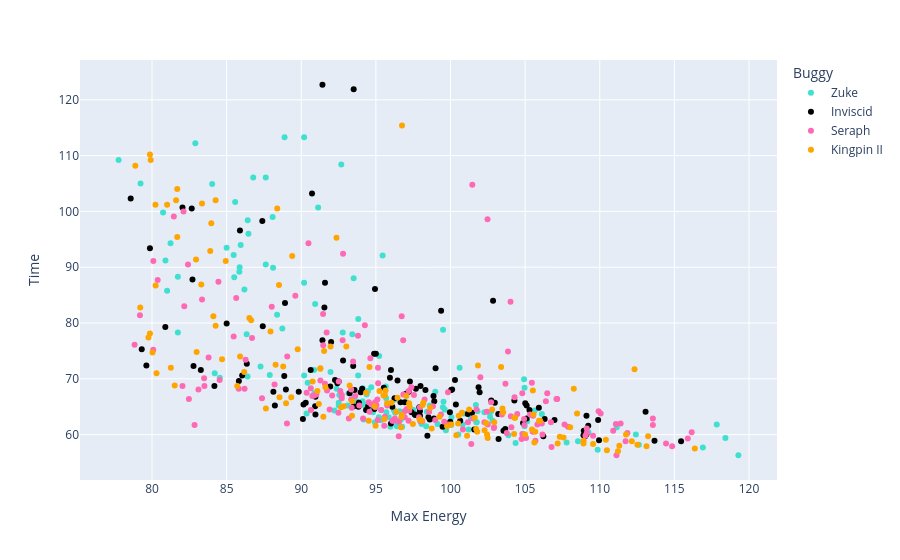

Notebook source saved alongside this figure:
### Code cell
px.scatter(freerolls, x='Max Energy', y='Time', color='Buggy', hover_data=['key', 'Max Speed'], color_discrete_map=cmap)

### Figure 1 — Plotly figure (JSON) as saved in the notebook; plotly's stock layout.template omitted (floating-point values rounded to 4 significant figures; data arrays with more than 128 entries replaced by an {"elided": "..."} marker saying what was removed)
{"data": [{"customdata": {"elided": "142x2 mixed values"}, "hovertemplate": "Buggy=Zuke<br>Max Energy=%{x}<br>Time=%{y}<br>key=%{customdata[0]}<br>Max Speed=%{customdata[1]}<extra></extra>", "legendgroup": "Zuke", "marker": {"color": "turquoise", "symbol": "circle"}, "mode": "markers", "name": "Zuke", "orientation": "v", "showlegend": true, "type": "scatter", "x": {"elided": "142 float values"}, "xaxis": "x", "y": {"elided": "142 float values"}, "yaxis": "y"}, {"customdata": {"elided": "127x2 mixed values"}, "hovertemplate": "Buggy=Inviscid<br>Max Energy=%{x}<br>Time=%{y}<br>key=%{customdata[0]}<br>Max Speed=%{customdata[1]}<extra></extra>", "legendgroup": "Inviscid", "marker": {"color": "black", "symbol": "circle"}, "mode": "markers", "name": "Inviscid", "orientation": "v", "showlegend": true, "type": "scatter", "x": [93.52, 101.2, 89.83, 97.99, 90.95, 100.7, 85.82, 91.94, 88.97, 96.65, 96.45, 97.28, 99.0, 97.64, 90.63, 97.39, 99.96, 98.91, 98.52, 109.9, 97.95, 97.95, 101.4, 103.5, 86.35, 101.6, 82.71, 106.2, 113.7, 110.0, 108.9, 109.1, 113.1, 105.1, 105.9, 109.1, 104.3, 108.9, 115.5, 88.86, 109.2, 107.0, 99.98, 102.8, 79.31, 93.51, 90.72, 91.59, 91.42, 83.27, 94.88, 91.55, 99.37, 97.2, 97.68, 93.98, 85.0, 94.94, 86.04, 79.62, 87.42, 80.89, 82.78, 103.2, 105.0, 97.91, 92.42, 97.01, 96.01, 94.08, 95.94, 100.0, 100.4, 79.86, 102.0, 100.1, 92.26, 98.32, 82.66, 103.0, 78.57, 82.04, 102.7, 93.24, 95.53, 84.18, 96.25, 95.0, 101.9, 96.93, 92.8, 98.89, 90.95, 90.15, 93.83, 90.93, 88.23, 85.89, 87.39, 93.48, 92.0, 105.3, 94.9, 103.7, 94.34, 104.9, 98.86, 109.0, 97.61, 100.3, 88.13, 88.91, 94.48, 96.1, 90.3, 93.86, 96.01, 98.61, 103.2, 90.11, 93.57, 98.45, 99.47, 91.42, 92.51, 105.1, 106.3], "xaxis": "x", "y": [65.1, 63.7, 67.7, 68.7, 63.6, 62.5, 69.6, 68.6, 68.1, 65.8, 69.7, 69.5, 71.9, 63.5, 71.6, 64.0, 64.0, 66.0, 63.1, 62.6, 63.4, 64.2, 63.9, 60.7, 72.7, 60.9, 87.8, 59.7, 58.9, 59.0, 59.9, 60.0, 64.1, 65.2, 64.8, 63.4, 66.1, 60.7, 58.8, 70.5, 61.6, 62.6, 62.3, 84.0, 75.3, 121.9, 103.2, 87.2, 76.9, 71.6, 74.5, 82.8, 82.2, 67.7, 68.2, 67.6, 79.9, 86.1, 70.6, 72.4, 79.4, 79.3, 72.3, 63.7, 65.6, 64.9, 69.2, 67.3, 71.6, 68.2, 70.2, 68.0, 65.4, 93.4, 67.6, 68.1, 69.8, 68.0, 100.5, 65.7, 102.3, 100.7, 66.1, 67.4, 68.4, 68.7, 66.5, 74.5, 68.5, 65.8, 73.3, 62.9, 66.8, 65.4, 65.0, 65.1, 65.2, 96.6, 98.3, 72.3, 76.6, 64.4, 64.6, 61.0, 64.4, 62.1, 66.9, 59.7, 63.6, 69.8, 67.7, 83.6, 65.1, 65.0, 65.7, 65.7, 62.0, 62.7, 59.2, 62.8, 68.0, 59.8, 61.4, 122.7, 69.5, 62.9, 62.8], "yaxis": "y"}, {"customdata": {"elided": "169x2 mixed values"}, "hovertemplate": "Buggy=Seraph<br>Max Energy=%{x}<br>Time=%{y}<br>key=%{customdata[0]}<br>Max Speed=%{customdata[1]}<extra></extra>", "legendgroup": "Seraph", "marker": {"color": "hotpink", "symbol": "circle"}, "mode": "markers", "name": "Seraph", "orientation": "v", "showlegend": true, "type": "scatter", "x": {"elided": "169 float values"}, "xaxis": "x", "y": {"elided": "169 float values"}, "yaxis": "y"}, {"customdata": {"elided": "140x2 mixed values"}, "hovertemplate": "Buggy=Kingpin II<br>Max Energy=%{x}<br>Time=%{y}<br>key=%{customdata[0]}<br>Max Speed=%{customdata[1]}<extra></extra>", "legendgroup": "Kingpin II", "marker": {"color": "orange", "symbol": "circle"}, "mode": "markers", "name": "Kingpin II", "orientation": "v", "showlegend": true, "type": "scatter", "x": {"elided": "140 float values"}, "xaxis": "x", "y": {"elided": "140 float values"}, "yaxis": "y"}], "layout": {"legend": {"title": {"text": "Buggy"}, "tracegroupgap": 0}, "margin": {"t": 60}, "xaxis": {"anchor": "y", "domain": [0, 1], "title": {"text": "Max Energy"}}, "yaxis": {"anchor": "x", "domain": [0, 1], "title": {"text": "Time"}}}}
